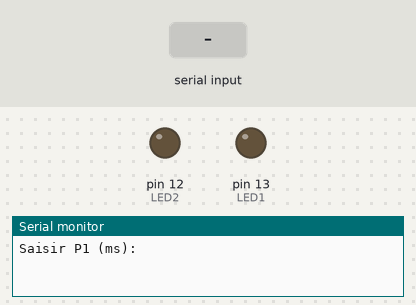
A sketch run on a simulated Arduino Uno, built with avr-gcc and run on an emulated ATmega328P. Shown: output pins drawn as LEDs (lit = HIGH), the last lines printed to the serial monitor. Dashed ring = blinking. The test bench sets the inputs (shaded band).

Above: at 1.2 s.
1.3 s: "90\n" received over Serial
At 2.52 s:
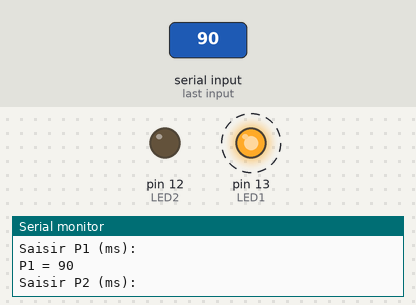
4.3 s: "200\n" received over Serial
At 5.44 s:
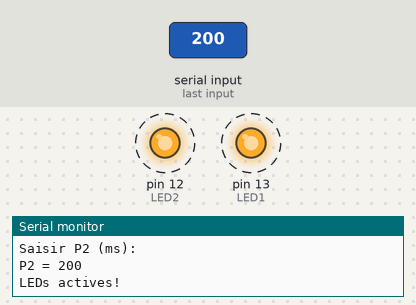
7.3 s: "90,45\n" received over Serial
Timing chart, 0 to 16.3 s (numbered marks = the images above; inputs shaded):
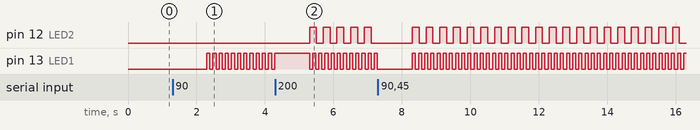

Measured:
- after the input at 1.3 s, pin 13 (LED1): alternates HIGH for 0.09 s and LOW for 0.09 s, starting after 1.0 s
- after the input at 4.3 s, pin 12 (LED2): alternates HIGH for 0.20 s and LOW for 0.20 s, starting after 1.0 s

The sketch:

Question8.ino
```cpp
// === Déclaration des constantes et variables globales ===
const int LED1 = 13;     // LED1 connectée à la broche numérique 13
const int LED2 = 12;     // LED2 connectée à la broche numérique 12

unsigned long prev1 = 0; // Enregistre le dernier moment où LED1 a changé d’état
unsigned long prev2 = 0; // Enregistre le dernier moment où LED2 a changé d’état
unsigned long p1 = 0;    // Période de clignotement pour LED1 (en millisecondes)
unsigned long p2 = 0;    // Période de clignotement pour LED2 (en millisecondes)

// === Fonction d’initialisation ===
void setup() {
  pinMode(LED1, OUTPUT);   // Définit LED1 comme sortie
  pinMode(LED2, OUTPUT);   // Définit LED2 comme sortie
  Serial.begin(9600);      // Démarre la communication série à 9600 bauds

  Serial.println("Saisir P1 (ms): "); // Invite l’utilisateur à saisir la première période
}

// === Boucle principale ===
void loop() {
  // --- Lecture des valeurs entrées par l'utilisateur ---
  if (Serial.available()) {             // Si des données sont disponibles sur le port série
    String input = Serial.readString(); // Lecture de la chaîne entrée par l’utilisateur
    input.trim();                       // Supprime les espaces et retours à la ligne

    if (isValid(input)) {               // Vérifie si la saisie est valide (nombre entre 10 et 10000)
      unsigned long val = input.toInt();  // Convertit la chaîne en entier

      if (p1 == 0) {  // Si P1 n’a pas encore été défini
        p1 = val;
        Serial.print("P1 = ");
        Serial.println(p1);
        Serial.println("Saisir P2 (ms): ");  // Demande à l’utilisateur la deuxième période
      } else {  // Sinon, on définit P2
        p2 = val;
        Serial.print("P2 = ");
        Serial.println(p2);
        Serial.println("LEDs actives!");    // Indique que les deux LED vont maintenant clignoter
      }
    } else {
      // Si la saisie n’est pas valide
      Serial.println("Erreur! Saisir un nombre entre 10 et 10000:");
    }
  }

  // --- Contrôle du clignotement des LEDs ---
  unsigned long now = millis();  // Temps actuel depuis le démarrage de la carte

  // Gestion de la LED1
  if (p1 > 0 && now - prev1 >= p1) { // Si la période p1 est définie et écoulée
    prev1 = now;                     // Met à jour le temps de référence
    digitalWrite(LED1, !digitalRead(LED1));  // Inverse l’état de LED1
  }

  // Gestion de la LED2
  if (p2 > 0 && now - prev2 >= p2) { // Même principe pour la LED2
    prev2 = now;
    digitalWrite(LED2, !digitalRead(LED2));
  }
}

// === Fonction utilitaire pour vérifier la validité d’une saisie ===
bool isValid(String s) {
  if (s.length() == 0) return false;  // Vérifie qu’il y a au moins un caractère

  // Vérifie que tous les caractères sont des chiffres
  for (int i = 0; i < s.length(); i++) {
    if (!isDigit(s[i])) return false;
  }

  // Convertit la chaîne en nombre entier
  unsigned long val = s.toInt();
  // Vérifie que le nombre est compris entre 10 et 10000 ms
  return (val >= 10 && val <= 10000);
}
```
